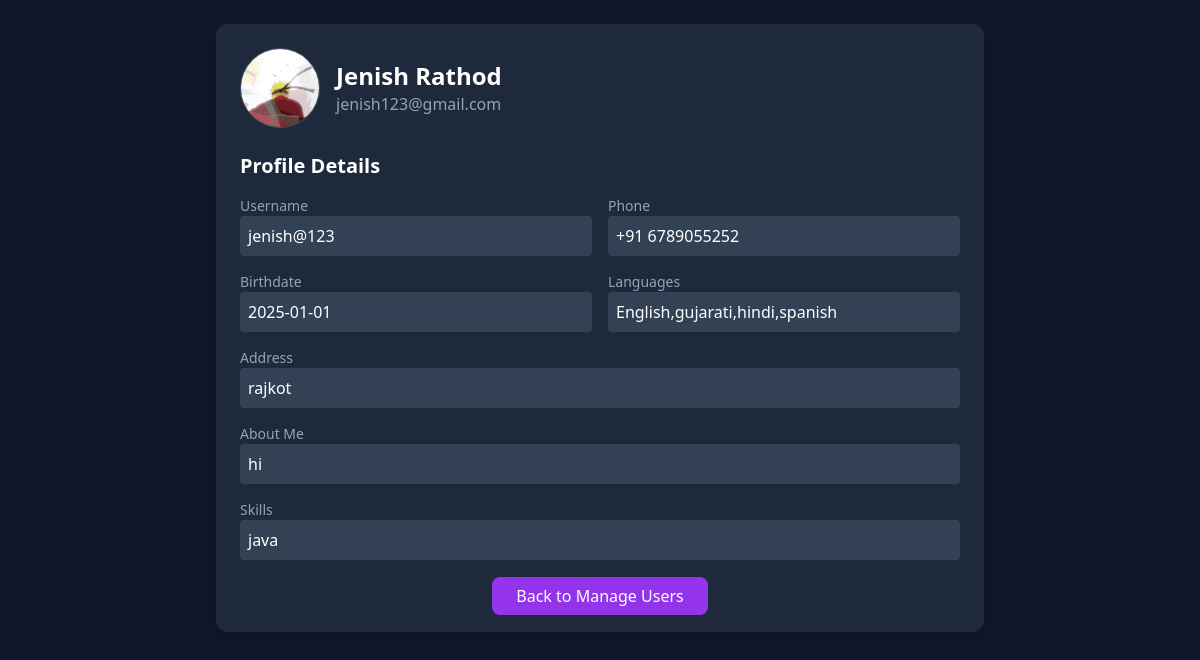
The app's page /admin_profile.php?username=jenish@123 (signed in) with its own data.
### tables this page shows
CREATE TABLE `user_profiles` (
  `id` int(11) NOT NULL,
  `username` varchar(100) NOT NULL,
  `fullname` varchar(150) DEFAULT NULL,
  `phone` varchar(20) DEFAULT NULL,
  `address` text DEFAULT NULL,
  `email` varchar(150) DEFAULT NULL,
  `birthdate` date DEFAULT NULL,
  `language` varchar(100) DEFAULT NULL,
  `aboutme` text DEFAULT NULL,
  `skills` text DEFAULT NULL,
  `logo` varchar(255) DEFAULT NULL,
  `created_at` timestamp NOT NULL DEFAULT current_timestamp(),
  `is_verified` tinyint(1) DEFAULT 0
);

### admin_profile.php (the view, shortened to what this page needs)
<?php
include 'db.php';
$target_username = $_GET['username'];
$stmt = $conn->prepare("SELECT fullname, phone, address, email, birthdate, aboutme, skills, language, logo, username
                        FROM user_profiles WHERE username=?");
$stmt->bind_param("s", $target_username);
$stmt->execute();
$result = $stmt->get_result();
$row = $result->fetch_assoc();
$logoPath = !empty($row['logo']) ? "uploads/" . $row['logo'] : "default-logo.png";
?>
<!DOCTYPE html>
<html lang="en">
<head>
    <script src="https://cdn.tailwindcss.com"></script>
</head>
<body class="bg-slate-900 text-white min-h-screen flex flex-col items-center p-6">
    <div class="w-full max-w-3xl bg-slate-800 rounded-xl shadow-lg p-6">
        <div class="flex items-center space-x-4 mb-6">
            <img src="<?= htmlspecialchars($logoPath) ?>"
                 alt="User Logo"
                 class="w-20 h-20 rounded-full border border-slate-600 object-cover">
            <div>
                <h1 class="text-2xl font-bold"><?= htmlspecialchars($row['fullname'] ?? 'No Name') ?></h1>
                <p class="text-slate-400"><?= htmlspecialchars($row['email'] ?? '') ?></p>
            </div>
        </div>
        <h2 class="text-xl font-semibold mb-4">Profile Details</h2>
        <div class="grid grid-cols-1 md:grid-cols-2 gap-4">
            <div>
                <label class="block text-slate-400 text-sm">Username</label>
                <p class="p-2 bg-slate-700 rounded"><?= htmlspecialchars($row['username']) ?></p>
            </div>
            <div>
                <label class="block text-slate-400 text-sm">Phone</label>
                <p class="p-2 bg-slate-700 rounded"><?= htmlspecialchars($row['phone'] ?? '-') ?></p>
            </div>
            <div>
                <label class="block text-slate-400 text-sm">Birthdate</label>
                <p class="p-2 bg-slate-700 rounded"><?= htmlspecialchars($row['birthdate'] ?? '-') ?></p>
            </div>
            <div>
                <label class="block text-slate-400 text-sm">Languages</label>
                <p class="p-2 bg-slate-700 rounded"><?= htmlspecialchars($row['language'] ?? '-') ?></p>
            </div>
        </div>
        <div class="mt-4">
            <label class="block text-slate-400 text-sm">Address</label>
            <p class="p-2 bg-slate-700 rounded"><?= nl2br(htmlspecialchars($row['address'] ?? '-')) ?></p>
        </div>
        <div class="mt-4">
            <label class="block text-slate-400 text-sm">About Me</label>
            <p class="p-2 bg-slate-700 rounded"><?= nl2br(htmlspecialchars($row['aboutme'] ?? '-')) ?></p>
        </div>
        <div class="mt-4">
            <label class="block text-slate-400 text-sm">Skills</label>
            <p class="p-2 bg-slate-700 rounded"><?= nl2br(htmlspecialchars($row['skills'] ?? '-')) ?></p>
        </div>
        <div class="mt-6 text-center">
            <a href="manage_user.php"
               class="px-6 py-2 bg-purple-600 hover:bg-purple-700 rounded-lg text-white font-medium">
               Back to Manage Users
            </a>
        </div>
    </div>
</body>
</html>

### records on screen
user_profiles: logo (picture), fullname "Jenish Rathod", email "jenish123@gmail.com", username "jenish@123", phone "+91 6789055252", birthdate "2025-01-01", language "English,gujarati,hindi,spanish", address "rajkot", aboutme "hi", skills "java"
